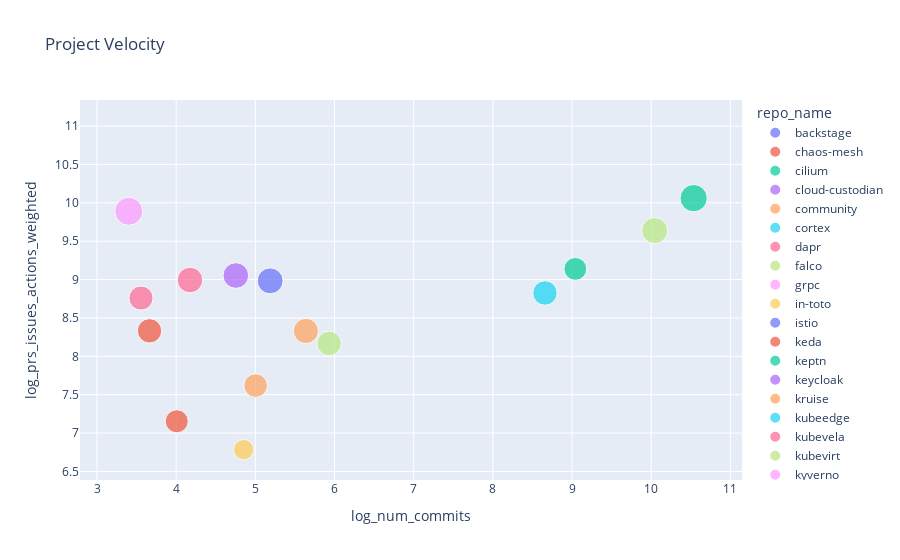

Notebook code cell kept with this figure:
### Code cell
fig.show()

### Figure 1 — Plotly figure (JSON) as saved in the notebook; plotly's stock layout.template omitted (floating-point values rounded to 4 significant figures)
{"data": [{"customdata": [["backstage"]], "hovertemplate": "repo_name=%{customdata[0]}<br>log_num_commits=%{x}<br>log_prs_issues_actions_weighted=%{y}<br>log_num_contrib=%{marker.size}<extra></extra>", "legendgroup": "backstage", "marker": {"color": "#636efa", "size": [8.313], "sizemode": "area", "sizeref": 0.02242, "symbol": "circle"}, "mode": "markers", "name": "backstage", "orientation": "v", "showlegend": true, "type": "scatter", "x": [NaN], "xaxis": "x", "y": [10.3], "yaxis": "y"}, {"customdata": [["chaos-mesh"]], "hovertemplate": "repo_name=%{customdata[0]}<br>log_num_commits=%{x}<br>log_prs_issues_actions_weighted=%{y}<br>log_num_contrib=%{marker.size}<extra></extra>", "legendgroup": "chaos-mesh", "marker": {"color": "#EF553B", "size": [6.669], "sizemode": "area", "sizeref": 0.02242, "symbol": "circle"}, "mode": "markers", "name": "chaos-mesh", "orientation": "v", "showlegend": true, "type": "scatter", "x": [3.664], "xaxis": "x", "y": [8.332], "yaxis": "y"}, {"customdata": [["cilium"]], "hovertemplate": "repo_name=%{customdata[0]}<br>log_num_commits=%{x}<br>log_prs_issues_actions_weighted=%{y}<br>log_num_contrib=%{marker.size}<extra></extra>", "legendgroup": "cilium", "marker": {"color": "#00cc96", "size": [8.341], "sizemode": "area", "sizeref": 0.02242, "symbol": "circle"}, "mode": "markers", "name": "cilium", "orientation": "v", "showlegend": true, "type": "scatter", "x": [10.54], "xaxis": "x", "y": [10.06], "yaxis": "y"}, {"customdata": [["cloud-custodian"]], "hovertemplate": "repo_name=%{customdata[0]}<br>log_num_commits=%{x}<br>log_prs_issues_actions_weighted=%{y}<br>log_num_contrib=%{marker.size}<extra></extra>", "legendgroup": "cloud-custodian", "marker": {"color": "#ab63fa", "size": [7.389], "sizemode": "area", "sizeref": 0.02242, "symbol": "circle"}, "mode": "markers", "name": "cloud-custodian", "orientation": "v", "showlegend": true, "type": "scatter", "x": [4.754], "xaxis": "x", "y": [9.053], "yaxis": "y"}, {"customdata": [["community"]], "hovertemplate": "repo_name=%{customdata[0]}<br>log_num_commits=%{x}<br>log_prs_issues_actions_weighted=%{y}<br>log_num_contrib=%{marker.size}<extra></extra>", "legendgroup": "community", "marker": {"color": "#FFA15A", "size": [7.127], "sizemode": "area", "sizeref": 0.02242, "symbol": "circle"}, "mode": "markers", "name": "community", "orientation": "v", "showlegend": true, "type": "scatter", "x": [5.638], "xaxis": "x", "y": [8.331], "yaxis": "y"}, {"customdata": [["cortex"]], "hovertemplate": "repo_name=%{customdata[0]}<br>log_num_commits=%{x}<br>log_prs_issues_actions_weighted=%{y}<br>log_num_contrib=%{marker.size}<extra></extra>", "legendgroup": "cortex", "marker": {"color": "#19d3f3", "size": [6.739], "sizemode": "area", "sizeref": 0.02242, "symbol": "circle"}, "mode": "markers", "name": "cortex", "orientation": "v", "showlegend": true, "type": "scatter", "x": [8.658], "xaxis": "x", "y": [8.825], "yaxis": "y"}, {"customdata": [["dapr"]], "hovertemplate": "repo_name=%{customdata[0]}<br>log_num_commits=%{x}<br>log_prs_issues_actions_weighted=%{y}<br>log_num_contrib=%{marker.size}<extra></extra>", "legendgroup": "dapr", "marker": {"color": "#FF6692", "size": [7.343], "sizemode": "area", "sizeref": 0.02242, "symbol": "circle"}, "mode": "markers", "name": "dapr", "orientation": "v", "showlegend": true, "type": "scatter", "x": [4.174], "xaxis": "x", "y": [8.994], "yaxis": "y"}, {"customdata": [["falco"]], "hovertemplate": "repo_name=%{customdata[0]}<br>log_num_commits=%{x}<br>log_prs_issues_actions_weighted=%{y}<br>log_num_contrib=%{marker.size}<extra></extra>", "legendgroup": "falco", "marker": {"color": "#B6E880", "size": [6.762], "sizemode": "area", "sizeref": 0.02242, "symbol": "circle"}, "mode": "markers", "name": "falco", "orientation": "v", "showlegend": true, "type": "scatter", "x": [5.932], "xaxis": "x", "y": [8.168], "yaxis": "y"}, {"customdata": [["grpc"]], "hovertemplate": "repo_name=%{customdata[0]}<br>log_num_commits=%{x}<br>log_prs_issues_actions_weighted=%{y}<br>log_num_contrib=%{marker.size}<extra></extra>", "legendgroup": "grpc", "marker": {"color": "#FF97FF", "size": [8.799], "sizemode": "area", "sizeref": 0.02242, "symbol": "circle"}, "mode": "markers", "name": "grpc", "orientation": "v", "showlegend": true, "type": "scatter", "x": [3.401], "xaxis": "x", "y": [9.889], "yaxis": "y"}, {"customdata": [["in-toto"]], "hovertemplate": "repo_name=%{customdata[0]}<br>log_num_commits=%{x}<br>log_prs_issues_actions_weighted=%{y}<br>log_num_contrib=%{marker.size}<extra></extra>", "legendgroup": "in-toto", "marker": {"color": "#FECB52", "size": [4.625], "sizemode": "area", "sizeref": 0.02242, "symbol": "circle"}, "mode": "markers", "name": "in-toto", "orientation": "v", "showlegend": true, "type": "scatter", "x": [4.852], "xaxis": "x", "y": [6.784], "yaxis": "y"}, {"customdata": [["istio"]], "hovertemplate": "repo_name=%{customdata[0]}<br>log_num_commits=%{x}<br>log_prs_issues_actions_weighted=%{y}<br>log_num_contrib=%{marker.size}<extra></extra>", "legendgroup": "istio", "marker": {"color": "#636efa", "size": [8.968], "sizemode": "area", "sizeref": 0.02242, "symbol": "circle"}, "mode": "markers", "name": "istio", "orientation": "v", "showlegend": true, "type": "scatter", "x": [NaN], "xaxis": "x", "y": [10.89], "yaxis": "y"}, {"customdata": [["keda"]], "hovertemplate": "repo_name=%{customdata[0]}<br>log_num_commits=%{x}<br>log_prs_issues_actions_weighted=%{y}<br>log_num_contrib=%{marker.size}<extra></extra>", "legendgroup": "keda", "marker": {"color": "#EF553B", "size": [7.403], "sizemode": "area", "sizeref": 0.02242, "symbol": "circle"}, "mode": "markers", "name": "keda", "orientation": "v", "showlegend": true, "type": "scatter", "x": [NaN], "xaxis": "x", "y": [8.569], "yaxis": "y"}, {"customdata": [["keptn"]], "hovertemplate": "repo_name=%{customdata[0]}<br>log_num_commits=%{x}<br>log_prs_issues_actions_weighted=%{y}<br>log_num_contrib=%{marker.size}<extra></extra>", "legendgroup": "keptn", "marker": {"color": "#00cc96", "size": [5.855], "sizemode": "area", "sizeref": 0.02242, "symbol": "circle"}, "mode": "markers", "name": "keptn", "orientation": "v", "showlegend": true, "type": "scatter", "x": [9.042], "xaxis": "x", "y": [9.139], "yaxis": "y"}, {"customdata": [["keycloak"]], "hovertemplate": "repo_name=%{customdata[0]}<br>log_num_commits=%{x}<br>log_prs_issues_actions_weighted=%{y}<br>log_num_contrib=%{marker.size}<extra></extra>", "legendgroup": "keycloak", "marker": {"color": "#ab63fa", "size": [8.773], "sizemode": "area", "sizeref": 0.02242, "symbol": "circle"}, "mode": "markers", "name": "keycloak", "orientation": "v", "showlegend": true, "type": "scatter", "x": [NaN], "xaxis": "x", "y": [9.975], "yaxis": "y"}, {"customdata": [["kruise"]], "hovertemplate": "repo_name=%{customdata[0]}<br>log_num_commits=%{x}<br>log_prs_issues_actions_weighted=%{y}<br>log_num_contrib=%{marker.size}<extra></extra>", "legendgroup": "kruise", "marker": {"color": "#FFA15A", "size": [6.252], "sizemode": "area", "sizeref": 0.02242, "symbol": "circle"}, "mode": "markers", "name": "kruise", "orientation": "v", "showlegend": true, "type": "scatter", "x": [5.004], "xaxis": "x", "y": [7.619], "yaxis": "y"}, {"customdata": [["kubeedge"]], "hovertemplate": "repo_name=%{customdata[0]}<br>log_num_commits=%{x}<br>log_prs_issues_actions_weighted=%{y}<br>log_num_contrib=%{marker.size}<extra></extra>", "legendgroup": "kubeedge", "marker": {"color": "#19d3f3", "size": [7.135], "sizemode": "area", "sizeref": 0.02242, "symbol": "circle"}, "mode": "markers", "name": "kubeedge", "orientation": "v", "showlegend": true, "type": "scatter", "x": [NaN], "xaxis": "x", "y": [8.657], "yaxis": "y"}, {"customdata": [["kubevela"]], "hovertemplate": "repo_name=%{customdata[0]}<br>log_num_commits=%{x}<br>log_prs_issues_actions_weighted=%{y}<br>log_num_contrib=%{marker.size}<extra></extra>", "legendgroup": "kubevela", "marker": {"color": "#FF6692", "size": [6.522], "sizemode": "area", "sizeref": 0.02242, "symbol": "circle"}, "mode": "markers", "name": "kubevela", "orientation": "v", "showlegend": true, "type": "scatter", "x": [3.555], "xaxis": "x", "y": [8.759], "yaxis": "y"}, {"customdata": [["kubevirt"]], "hovertemplate": "repo_name=%{customdata[0]}<br>log_num_commits=%{x}<br>log_prs_issues_actions_weighted=%{y}<br>log_num_contrib=%{marker.size}<extra></extra>", "legendgroup": "kubevirt", "marker": {"color": "#B6E880", "size": [7.634], "sizemode": "area", "sizeref": 0.02242, "symbol": "circle"}, "mode": "markers", "name": "kubevirt", "orientation": "v", "showlegend": true, "type": "scatter", "x": [10.04], "xaxis": "x", "y": [9.638], "yaxis": "y"}, {"customdata": [["kyverno"]], "hovertemplate": "repo_name=%{customdata[0]}<br>log_num_commits=%{x}<br>log_prs_issues_actions_weighted=%{y}<br>log_num_contrib=%{marker.size}<extra></extra>", "legendgroup": "kyverno", "marker": {"color": "#FF97FF", "size": [7.338], "sizemode": "area", "sizeref": 0.02242, "symbol": "circle"}, "mode": "markers", "name": "kyverno", "orientation": "v", "showlegend": true, "type": "scatter", "x": [NaN], "xaxis": "x", "y": [9.464], "yaxis": "y"}, {"customdata": [["litmus"]], "hovertemplate": "repo_name=%{customdata[0]}<br>log_num_commits=%{x}<br>log_prs_issues_actions_weighted=%{y}<br>log_num_contrib=%{marker.size}<extra></extra>", "legendgroup": "litmus", "marker": {"color": "#FECB52", "size": [6.503], "sizemode": "area", "sizeref": 0.02242, "symbol": "circle"}, "mode": "markers", "name": "litmus", "orientation": "v", "showlegend": true, "type": "scatter", "x": [NaN], "xaxis": "x", "y": [8.476], "yaxis": "y"}, {"customdata": [["longhorn"]], "hovertemplate": "repo_name=%{customdata[0]}<br>log_num_commits=%{x}<br>log_prs_issues_actions_weighted=%{y}<br>log_num_contrib=%{marker.size}<extra></extra>", "legendgroup": "longhorn", "marker": {"color": "#636efa", "size": [7.513], "sizemode": "area", "sizeref": 0.02242, "symbol": "circle"}, "mode": "markers", "name": "longhorn", "orientation": "v", "showlegend": true, "type": "scatter", "x": [5.187], "xaxis": "x", "y": [8.984], "yaxis": "y"}, {"customdata": [["spec"]], "hovertemplate": "repo_name=%{customdata[0]}<br>log_num_commits=%{x}<br>log_prs_issues_actions_weighted=%{y}<br>log_num_contrib=%{marker.size}<extra></extra>", "legendgroup": "spec", "marker": {"color": "#EF553B", "size": [5.948], "sizemode": "area", "sizeref": 0.02242, "symbol": "circle"}, "mode": "markers", "name": "spec", "orientation": "v", "showlegend": true, "type": "scatter", "x": [4.007], "xaxis": "x", "y": [7.154], "yaxis": "y"}, {"customdata": [["volcano"]], "hovertemplate": "repo_name=%{customdata[0]}<br>log_num_commits=%{x}<br>log_prs_issues_actions_weighted=%{y}<br>log_num_contrib=%{marker.size}<extra></extra>", "legendgroup": "volcano", "marker": {"color": "#00cc96", "size": [6.757], "sizemode": "area", "sizeref": 0.02242, "symbol": "circle"}, "mode": "markers", "name": "volcano", "orientation": "v", "showlegend": true, "type": "scatter", "x": [NaN], "xaxis": "x", "y": [8.345], "yaxis": "y"}], "layout": {"legend": {"itemsizing": "constant", "title": {"text": "repo_name"}, "tracegroupgap": 0}, "title": {"text": "Project Velocity"}, "xaxis": {"anchor": "y", "domain": [0, 1], "title": {"text": "log_num_commits"}}, "yaxis": {"anchor": "x", "domain": [0, 1], "title": {"text": "log_prs_issues_actions_weighted"}}}}
